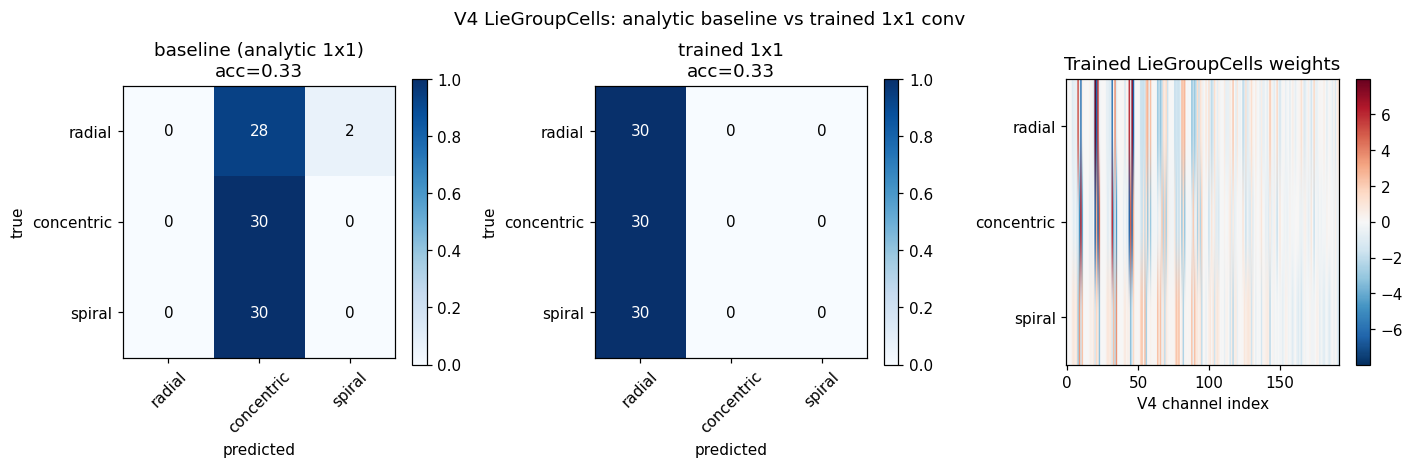

Reproduce this figure in Python.
"""Train the LieGroupCells 1x1 conv on randomized stimuli.

Compares analytic-baseline weights (the orientation-matching pattern that
``LieGroupCells`` initializes to) against gradient-trained weights.
Optionally also trains the V2 1x1 mixing layer for cross-channel learning.

Run:
    python examples/v4_recursive_filters_train.py
"""

from __future__ import annotations

import argparse
import os
import sys
from dataclasses import dataclass

import matplotlib
import matplotlib.pyplot as plt
import torch
import torch.nn as nn
import torch.nn.functional as F

sys.path.insert(0, os.path.join(os.path.dirname(__file__), os.pardir))

from zebrastack.common.lie_group_stimuli import (
    random_concentric, random_radial, random_spiral,
)
from zebrastack.common.v4_recursive_filters import (
    RecursiveFiltersV4WithReadout, standard_v1_spec,
)


CLASS_NAMES = ["radial", "concentric", "spiral"]


def make_dataset(n_per_class: int, size: int, seed: int) -> tuple[torch.Tensor, torch.Tensor]:
    rng = torch.Generator().manual_seed(seed)
    images, labels = [], []
    generators = [random_radial, random_concentric, random_spiral]
    for label_idx, gen in enumerate(generators):
        for _ in range(n_per_class):
            img = gen(size, rng)
            images.append(img)
            labels.append(label_idx)
    images = torch.stack(images).unsqueeze(1)
    labels = torch.tensor(labels, dtype=torch.long)
    perm = torch.randperm(len(labels), generator=rng)
    return images[perm], labels[perm]


def confusion(model, head, images, labels, batch_size: int = 16) -> tuple[float, list[list[int]]]:
    model.eval()
    if head is not None:
        head.eval()
    n_classes = len(CLASS_NAMES)
    matrix = [[0] * n_classes for _ in range(n_classes)]
    correct = 0
    with torch.no_grad():
        for i in range(0, images.shape[0], batch_size):
            x = images[i:i+batch_size]
            y = labels[i:i+batch_size]
            out = model(x)
            cells = out["lie_cells"]
            if head is not None:
                logits = head(cells)
            else:
                logits = cells.mean(dim=(-1, -2))
            preds = logits.argmax(dim=-1)
            for p, t in zip(preds.tolist(), y.tolist()):
                matrix[t][p] += 1
                if p == t:
                    correct += 1
    return correct / len(labels), matrix


def print_matrix(matrix):
    header = "true / pred"
    print(f"{header:14s}" + "".join(f"{c:>12s}" for c in CLASS_NAMES))
    for i, row in enumerate(matrix):
        print(f"{CLASS_NAMES[i]:14s}" + "".join(f"{v:12d}" for v in row))


class ReadoutHead(nn.Module):
    """Spatial pool + LayerNorm + per-class affine on top of LieGroupCells.

    LayerNorm balances the per-example class logits without relying on
    running statistics (which BatchNorm needs and which were unstable
    here at small batch sizes). The learnable affine adds per-class
    scale and bias so the model can express any final linear mapping.
    """

    def __init__(self, n_classes: int):
        super().__init__()
        self.norm = nn.LayerNorm(n_classes)

    def forward(self, cells: torch.Tensor) -> torch.Tensor:
        pooled = cells.mean(dim=(-1, -2))
        return self.norm(pooled)


def train(backbone_model, head, train_x, train_y, epochs, lr, batch_size, weight_decay):
    params = [p for p in backbone_model.parameters() if p.requires_grad]
    params += list(head.parameters())
    print(f"Trainable parameters: {sum(p.numel() for p in params)}")
    optimizer = torch.optim.Adam(params, lr=lr, weight_decay=weight_decay)
    criterion = nn.CrossEntropyLoss()

    n = train_x.shape[0]
    for epoch in range(epochs):
        backbone_model.train()
        head.train()
        perm = torch.randperm(n)
        total_loss = 0.0
        total_correct = 0
        for i in range(0, n, batch_size):
            idx = perm[i:i+batch_size]
            x, y = train_x[idx], train_y[idx]
            optimizer.zero_grad()
            out = backbone_model(x)
            logits = head(out["lie_cells"])
            loss = criterion(logits, y)
            loss.backward()
            optimizer.step()
            total_loss += loss.item() * len(idx)
            total_correct += int((logits.argmax(dim=-1) == y).sum().item())
        train_acc = total_correct / n
        print(f"  epoch {epoch+1:2d}: loss={total_loss/n:.4f} train_acc={train_acc:.3f}")


def main() -> int:
    parser = argparse.ArgumentParser()
    parser.add_argument("--out", default="examples/v4_recursive_filters_train.png")
    parser.add_argument("--size", type=int, default=128)
    parser.add_argument("--n-train", type=int, default=80)
    parser.add_argument("--n-test", type=int, default=30)
    parser.add_argument("--epochs", type=int, default=12)
    parser.add_argument("--lr", type=float, default=0.05)
    parser.add_argument("--batch-size", type=int, default=8)
    parser.add_argument("--weight-decay", type=float, default=1e-4)
    parser.add_argument("--train-v2", action="store_true",
                        help="Also train the V2 1x1 mixing layer.")
    args = parser.parse_args()
    matplotlib.use("Agg")

    spec = standard_v1_spec(
        n_orientations=4,
        frequencies=(0.22, 0.14, 0.09, 0.06),
        kernel_size=25,
    )

    print("Generating dataset...")
    train_x, train_y = make_dataset(args.n_train, args.size, seed=0)
    test_x, test_y = make_dataset(args.n_test, args.size, seed=1)
    print(f"  train: {len(train_y)} images, test: {len(test_y)} images")

    print("\n--- Analytic baseline (no training) ---")
    baseline = RecursiveFiltersV4WithReadout(
        v1_spec=spec,
        targets=tuple(CLASS_NAMES),
        recursive_octaves=2,
        recursive_kernel_size=41,
        use_v2_pooling=True,
        v2_sigma_to_period=2.0,
        use_v4_dc_channel=False,
        radial_subtracts_orthogonal=True,
        trainable_lie_cells=False,
    )
    base_acc, base_cm = confusion(baseline, None, test_x, test_y)
    print(f"  test accuracy (raw argmax): {base_acc:.3f}")
    print_matrix(base_cm)

    print("\n--- Training the LieGroupCells 1x1 conv ---")
    trained = RecursiveFiltersV4WithReadout(
        v1_spec=spec,
        targets=tuple(CLASS_NAMES),
        recursive_octaves=2,
        recursive_kernel_size=41,
        use_v2_pooling=True,
        v2_sigma_to_period=2.0,
        use_v4_dc_channel=True,
        v4_dc_sigma_long=16.0,
        v4_dc_surround_ratio=1.5,
        radial_subtracts_orthogonal=False,
        use_v2_mixing=args.train_v2,
        trainable_v2_mix=args.train_v2,
        trainable_lie_cells=True,
    )
    head = ReadoutHead(len(CLASS_NAMES))
    train(
        trained, head, train_x, train_y,
        epochs=args.epochs, lr=args.lr,
        batch_size=args.batch_size, weight_decay=args.weight_decay,
    )
    trained_acc, trained_cm = confusion(trained, head, test_x, test_y)
    print(f"\n  test accuracy: {trained_acc:.3f}")
    print_matrix(trained_cm)

    fig, axes = plt.subplots(1, 3, figsize=(13, 4))
    for ax, (title, cm, acc) in zip(
        axes,
        [("baseline (analytic 1x1)", base_cm, base_acc),
         ("trained 1x1", trained_cm, trained_acc)],
    ):
        cm_t = torch.tensor(cm, dtype=torch.float32)
        cm_norm = cm_t / cm_t.sum(dim=-1, keepdim=True).clamp_min(1)
        im = ax.imshow(cm_norm.numpy(), cmap="Blues", vmin=0, vmax=1)
        for i in range(3):
            for j in range(3):
                ax.text(j, i, f"{cm[i][j]}", ha="center", va="center",
                        color="white" if cm_norm[i, j] > 0.5 else "black")
        ax.set_xticks(range(3))
        ax.set_yticks(range(3))
        ax.set_xticklabels(CLASS_NAMES, rotation=45)
        ax.set_yticklabels(CLASS_NAMES)
        ax.set_xlabel("predicted")
        ax.set_ylabel("true")
        ax.set_title(f"{title}\nacc={acc:.2f}")
        plt.colorbar(im, ax=ax)

    weights = trained.lie_cells.conv.weight.detach()[:, :, 0, 0]
    ax = axes[2]
    im = ax.imshow(weights.numpy(), cmap="RdBu_r",
                   vmin=-weights.abs().max(), vmax=weights.abs().max(),
                   aspect="auto")
    ax.set_yticks(range(len(CLASS_NAMES)))
    ax.set_yticklabels(CLASS_NAMES)
    ax.set_xlabel("V4 channel index")
    ax.set_title("Trained LieGroupCells weights")
    plt.colorbar(im, ax=ax)

    fig.suptitle("V4 LieGroupCells: analytic baseline vs trained 1x1 conv")
    fig.tight_layout()
    os.makedirs(os.path.dirname(args.out) or ".", exist_ok=True)
    fig.savefig(args.out, dpi=110, bbox_inches="tight")
    print(f"\nSaved figure to {args.out}")

    print(f"\nSummary: baseline={base_acc:.2f} -> trained={trained_acc:.2f} "
          f"(delta {trained_acc - base_acc:+.2f})")
    return 0


if __name__ == "__main__":
    raise SystemExit(main())
